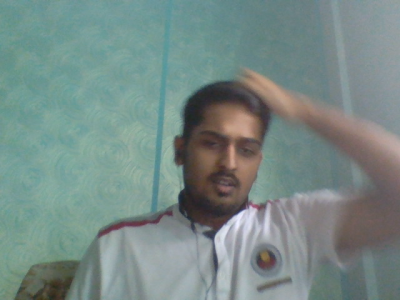
#> input picture dataset/Hussein Motiwala/00000.png, 400 x 300 px, given in place of the camera
$ jupyter execute '1_dataset creation.ipynb'
#> lines starting #> are read from the running program, lines starting #| are printed output that depends on the picture; after the words box and inside, x2 and y2 are one past the last pixel; in counts of white or black regions, pixels touching at a corner belong together
[cell 1]
import imutils
import time
import cv2
import csv
import os

cascade = 'haarcascade_frontalface_default.xml'
detector = cv2.CascadeClassifier(cascade)

[cell 2]
Name = input("Enter your First Name : ")
#> the answer given: dataset/Hussein Motiwala/00000.png
Surname=input("Enter your Last Name : ")
#> the answer given: dataset/Hussein Motiwala/00000.png
Roll_Number = int(input("Enter your Roll_Number : "))
#> the answer given: 3
dataset = 'dataset'
sub_data = Name+ "  "+Surname
path = os.path.join(dataset, sub_data)

if not os.path.isdir(path):
    os.mkdir(path)
    print(sub_data)

info = [str(Name)+str(Surname), str(Roll_Number)]
with open('student.csv', 'a') as csvFile:
    write = csv.writer(csvFile)
    write.writerow(info)
csvFile.close()

[cell 3]
print("Starting video stream...")
cam = cv2.VideoCapture(0)
total = 0

while total < 50:

    _, frame = cam.read()
#> frame is the input picture: shape (300, 400, 3); mean B, G, R 134.3, 138.1, 119.5
    img = imutils.resize(frame, width=400)
    rects = detector.detectMultiScale(
        cv2.cvtColor(img, cv2.COLOR_BGR2GRAY), scaleFactor=1.1,
        minNeighbors=5, minSize=(30, 30))
#> rects = [[181, 109, 96, 96]]

    for (x, y, w, h) in rects:
        cv2.rectangle(frame, (x, y), (x + w, y + h), (0, 255, 0), 2)
        p = os.path.sep.join([path, "{}.png".format(
            str(total).zfill(5))])
        cv2.imwrite(p, img)
        total += 1
        print(total)
#> this loop made 1 pass
#> (x, y, w, h, total) on pass 1: (181, 109, 96, 96, 1)
#| 1
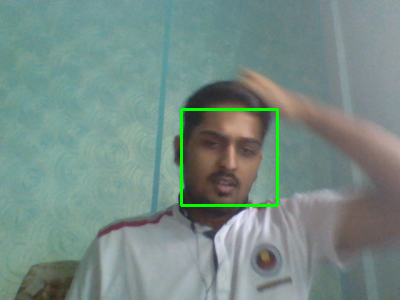
#> frame: shape (300, 400, 3); 0.96% of pixels changed, all inside (x1, y1, x2, y2) = (180, 108, 279, 207)
#> after the loop, total = 1

    cv2.imshow("Frame", frame)
    key = cv2.waitKey(1) & 0xFF
#> (key q is pressed here)
    if key == ord("q"):
        break
print("images captured sucessfully")
cam.release()
cv2.destroyAllWindows()


$ run again, on dataset/Hussein Motiwala/00001.png
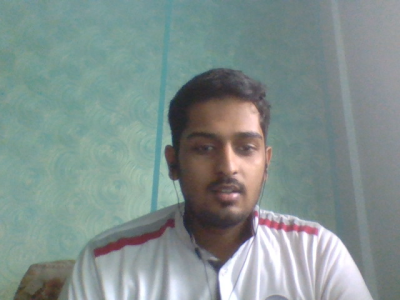
#> input picture dataset/Hussein Motiwala/00001.png, 400 x 300 px, given in place of the camera
#> frame is the input picture: shape (300, 400, 3); mean B, G, R 141.9, 144.3, 129.5
#> rects = [[169, 102, 112, 112]]
#> the loop `for (x, y, w, h) in rects:` made 1 pass
#> (x, y, w, h, total) on pass 1: (169, 102, 112, 112, 1)
#> (printed output is left out)
#> after the loop `for (x, y, w, h) in rects:`:
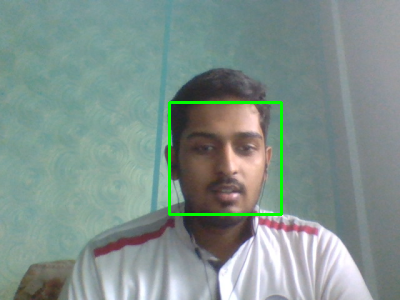
#> frame: shape (300, 400, 3); 1.12% of pixels changed, all inside (x1, y1, x2, y2) = (168, 101, 283, 216)
#> after the loop `for (x, y, w, h) in rects:`: total = 1

$ run again, on dataset/Hussein Motiwala/00002.png
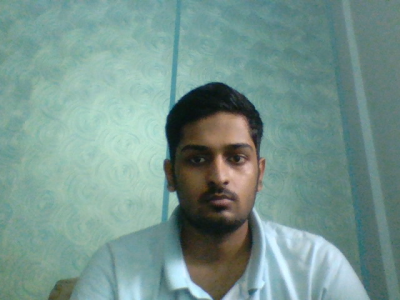
#> input picture dataset/Hussein Motiwala/00002.png, 400 x 300 px, given in place of the camera
#> frame is the input picture: shape (300, 400, 3); mean B, G, R 141.6, 148.4, 118.1
#> rects = [[163, 115, 108, 108]]
#> the loop `for (x, y, w, h) in rects:` made 1 pass
#> (x, y, w, h, total) on pass 1: (163, 115, 108, 108, 1)
#> (printed output is left out)
#> after the loop `for (x, y, w, h) in rects:`:
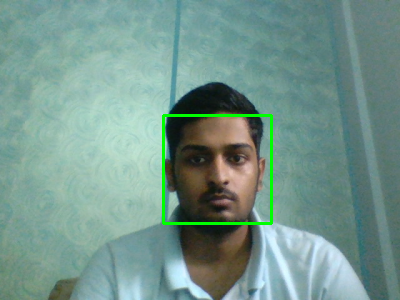
#> frame: shape (300, 400, 3); 1.08% of pixels changed, all inside (x1, y1, x2, y2) = (162, 114, 273, 225)
#> after the loop `for (x, y, w, h) in rects:`: total = 1
